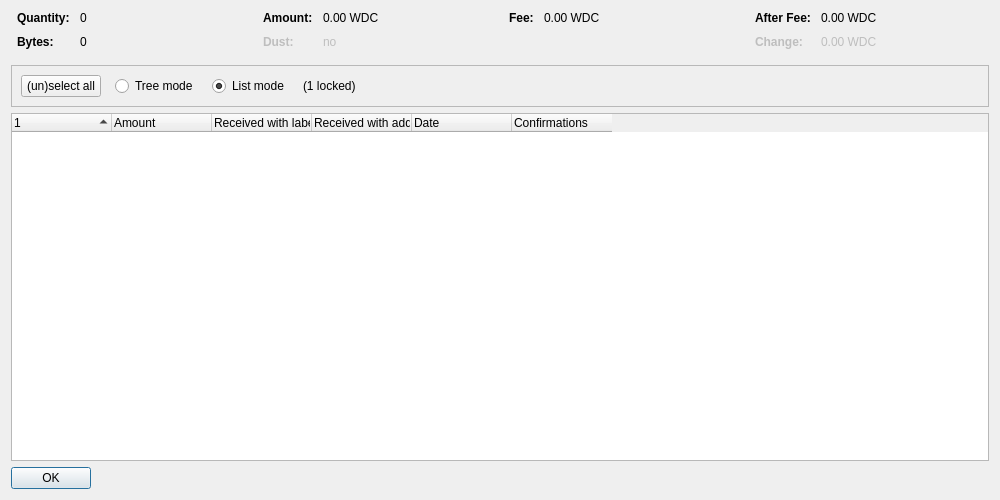
<?xml version="1.0" encoding="UTF-8"?>
<ui version="4.0">
 <class>CoinControlDialog</class>
 <widget class="QDialog" name="CoinControlDialog">
  <property name="geometry">
   <rect>
    <x>0</x>
    <y>0</y>
    <width>1000</width>
    <height>500</height>
   </rect>
  </property>
  <property name="windowTitle">
   <string>Coin Selection</string>
  </property>
  <layout class="QVBoxLayout" name="verticalLayout">
   <item>
    <layout class="QHBoxLayout" name="horizontalLayoutTop" stretch="0,0,0,0">
     <property name="topMargin">
      <number>0</number>
     </property>
     <property name="bottomMargin">
      <number>10</number>
     </property>
     <item>
      <layout class="QFormLayout" name="formLayoutCoinControl1">
       <property name="horizontalSpacing">
        <number>10</number>
       </property>
       <property name="verticalSpacing">
        <number>10</number>
       </property>
       <property name="leftMargin">
        <number>6</number>
       </property>
       <property name="rightMargin">
        <number>6</number>
       </property>
       <item row="0" column="0">
        <widget class="QLabel" name="labelCoinControlQuantityText">
         <property name="font">
          <font>
           <weight>75</weight>
           <bold>true</bold>
          </font>
         </property>
         <property name="text">
          <string>Quantity:</string>
         </property>
        </widget>
       </item>
       <item row="0" column="1">
        <widget class="QLabel" name="labelCoinControlQuantity">
         <property name="cursor">
          <cursorShape>IBeamCursor</cursorShape>
         </property>
         <property name="contextMenuPolicy">
          <enum>Qt::ActionsContextMenu</enum>
         </property>
         <property name="text">
          <string notr="true">0</string>
         </property>
         <property name="textInteractionFlags">
          <set>Qt::LinksAccessibleByMouse|Qt::TextSelectableByKeyboard|Qt::TextSelectableByMouse</set>
         </property>
        </widget>
       </item>
       <item row="1" column="0">
        <widget class="QLabel" name="labelCoinControlBytesText">
         <property name="font">
          <font>
           <weight>75</weight>
           <bold>true</bold>
          </font>
         </property>
         <property name="text">
          <string>Bytes:</string>
         </property>
        </widget>
       </item>
       <item row="1" column="1">
        <widget class="QLabel" name="labelCoinControlBytes">
         <property name="cursor">
          <cursorShape>IBeamCursor</cursorShape>
         </property>
         <property name="contextMenuPolicy">
          <enum>Qt::ActionsContextMenu</enum>
         </property>
         <property name="text">
          <string notr="true">0</string>
         </property>
         <property name="textInteractionFlags">
          <set>Qt::LinksAccessibleByMouse|Qt::TextSelectableByKeyboard|Qt::TextSelectableByMouse</set>
         </property>
        </widget>
       </item>
      </layout>
     </item>
     <item>
      <layout class="QFormLayout" name="formLayoutCoinControl2">
       <property name="horizontalSpacing">
        <number>10</number>
       </property>
       <property name="verticalSpacing">
        <number>10</number>
       </property>
       <property name="leftMargin">
        <number>6</number>
       </property>
       <property name="rightMargin">
        <number>6</number>
       </property>
       <item row="0" column="0">
        <widget class="QLabel" name="labelCoinControlAmountText">
         <property name="font">
          <font>
           <weight>75</weight>
           <bold>true</bold>
          </font>
         </property>
         <property name="text">
          <string>Amount:</string>
         </property>
        </widget>
       </item>
       <item row="0" column="1">
        <widget class="QLabel" name="labelCoinControlAmount">
         <property name="cursor">
          <cursorShape>IBeamCursor</cursorShape>
         </property>
         <property name="contextMenuPolicy">
          <enum>Qt::ActionsContextMenu</enum>
         </property>
         <property name="text">
          <string notr="true">0.00 WDC</string>
         </property>
         <property name="textInteractionFlags">
          <set>Qt::LinksAccessibleByMouse|Qt::TextSelectableByKeyboard|Qt::TextSelectableByMouse</set>
         </property>
        </widget>
       </item>
       <item row="1" column="0">
        <widget class="QLabel" name="labelCoinControlLowOutputText">
         <property name="enabled">
          <bool>false</bool>
         </property>
         <property name="font">
          <font>
           <weight>75</weight>
           <bold>true</bold>
          </font>
         </property>
         <property name="text">
          <string>Dust:</string>
         </property>
        </widget>
       </item>
       <item row="1" column="1">
        <widget class="QLabel" name="labelCoinControlLowOutput">
         <property name="enabled">
          <bool>false</bool>
         </property>
         <property name="cursor">
          <cursorShape>IBeamCursor</cursorShape>
         </property>
         <property name="contextMenuPolicy">
          <enum>Qt::ActionsContextMenu</enum>
         </property>
         <property name="text">
          <string notr="true">no</string>
         </property>
         <property name="textInteractionFlags">
          <set>Qt::LinksAccessibleByMouse|Qt::TextSelectableByKeyboard|Qt::TextSelectableByMouse</set>
         </property>
        </widget>
       </item>
      </layout>
     </item>
     <item>
      <layout class="QFormLayout" name="formLayoutCoinControl3">
       <property name="horizontalSpacing">
        <number>10</number>
       </property>
       <property name="verticalSpacing">
        <number>10</number>
       </property>
       <property name="leftMargin">
        <number>6</number>
       </property>
       <property name="rightMargin">
        <number>6</number>
       </property>
       <item row="0" column="0">
        <widget class="QLabel" name="labelCoinControlFeeText">
         <property name="font">
          <font>
           <weight>75</weight>
           <bold>true</bold>
          </font>
         </property>
         <property name="text">
          <string>Fee:</string>
         </property>
        </widget>
       </item>
       <item row="0" column="1">
        <widget class="QLabel" name="labelCoinControlFee">
         <property name="cursor">
          <cursorShape>IBeamCursor</cursorShape>
         </property>
         <property name="contextMenuPolicy">
          <enum>Qt::ActionsContextMenu</enum>
         </property>
         <property name="text">
          <string notr="true">0.00 WDC</string>
         </property>
         <property name="textInteractionFlags">
          <set>Qt::LinksAccessibleByMouse|Qt::TextSelectableByKeyboard|Qt::TextSelectableByMouse</set>
         </property>
        </widget>
       </item>
      </layout>
     </item>
     <item>
      <layout class="QFormLayout" name="formLayoutCoinControl4">
       <property name="horizontalSpacing">
        <number>10</number>
       </property>
       <property name="verticalSpacing">
        <number>10</number>
       </property>
       <property name="leftMargin">
        <number>6</number>
       </property>
       <property name="rightMargin">
        <number>6</number>
       </property>
       <item row="0" column="0">
        <widget class="QLabel" name="labelCoinControlAfterFeeText">
         <property name="font">
          <font>
           <weight>75</weight>
           <bold>true</bold>
          </font>
         </property>
         <property name="text">
          <string>After Fee:</string>
         </property>
        </widget>
       </item>
       <item row="0" column="1">
        <widget class="QLabel" name="labelCoinControlAfterFee">
         <property name="cursor">
          <cursorShape>IBeamCursor</cursorShape>
         </property>
         <property name="contextMenuPolicy">
          <enum>Qt::ActionsContextMenu</enum>
         </property>
         <property name="text">
          <string notr="true">0.00 WDC</string>
         </property>
         <property name="textInteractionFlags">
          <set>Qt::LinksAccessibleByMouse|Qt::TextSelectableByKeyboard|Qt::TextSelectableByMouse</set>
         </property>
        </widget>
       </item>
       <item row="1" column="0">
        <widget class="QLabel" name="labelCoinControlChangeText">
         <property name="enabled">
          <bool>false</bool>
         </property>
         <property name="font">
          <font>
           <weight>75</weight>
           <bold>true</bold>
          </font>
         </property>
         <property name="text">
          <string>Change:</string>
         </property>
        </widget>
       </item>
       <item row="1" column="1">
        <widget class="QLabel" name="labelCoinControlChange">
         <property name="enabled">
          <bool>false</bool>
         </property>
         <property name="cursor">
          <cursorShape>IBeamCursor</cursorShape>
         </property>
         <property name="contextMenuPolicy">
          <enum>Qt::ActionsContextMenu</enum>
         </property>
         <property name="text">
          <string notr="true">0.00 WDC</string>
         </property>
         <property name="textInteractionFlags">
          <set>Qt::LinksAccessibleByMouse|Qt::TextSelectableByKeyboard|Qt::TextSelectableByMouse</set>
         </property>
        </widget>
       </item>
      </layout>
     </item>
    </layout>
   </item>
   <item>
    <widget class="QFrame" name="frame">
     <property name="minimumSize">
      <size>
       <width>0</width>
       <height>40</height>
      </size>
     </property>
     <property name="frameShape">
      <enum>QFrame::StyledPanel</enum>
     </property>
     <property name="frameShadow">
      <enum>QFrame::Sunken</enum>
     </property>
     <layout class="QHBoxLayout" name="horizontalLayout">
      <item>
       <layout class="QHBoxLayout" name="horizontalLayoutPanel" stretch="0,0,0,0,0">
        <property name="spacing">
         <number>14</number>
        </property>
        <item>
         <widget class="QPushButton" name="pushButtonSelectAll">
          <property name="sizePolicy">
           <sizepolicy hsizetype="Maximum" vsizetype="Fixed">
            <horstretch>0</horstretch>
            <verstretch>0</verstretch>
           </sizepolicy>
          </property>
          <property name="text">
           <string>(un)select all</string>
          </property>
          <property name="autoDefault">
           <bool>false</bool>
          </property>
         </widget>
        </item>
        <item>
         <widget class="QRadioButton" name="radioTreeMode">
          <property name="sizePolicy">
           <sizepolicy hsizetype="Maximum" vsizetype="Fixed">
            <horstretch>0</horstretch>
            <verstretch>0</verstretch>
           </sizepolicy>
          </property>
          <property name="text">
           <string>Tree mode</string>
          </property>
         </widget>
        </item>
        <item>
         <widget class="QRadioButton" name="radioListMode">
          <property name="sizePolicy">
           <sizepolicy hsizetype="Maximum" vsizetype="Fixed">
            <horstretch>0</horstretch>
            <verstretch>0</verstretch>
           </sizepolicy>
          </property>
          <property name="text">
           <string>List mode</string>
          </property>
          <property name="checked">
           <bool>true</bool>
          </property>
         </widget>
        </item>
        <item>
         <widget class="QLabel" name="labelLocked">
          <property name="text">
           <string notr="true">(1 locked)</string>
          </property>
         </widget>
        </item>
        <item>
         <spacer name="horizontalSpacer">
          <property name="orientation">
           <enum>Qt::Horizontal</enum>
          </property>
          <property name="sizeHint" stdset="0">
           <size>
            <width>40</width>
            <height>20</height>
           </size>
          </property>
         </spacer>
        </item>
       </layout>
      </item>
     </layout>
    </widget>
   </item>
   <item>
    <widget class="CoinControlTreeWidget" name="treeWidget">
     <property name="contextMenuPolicy">
      <enum>Qt::CustomContextMenu</enum>
     </property>
     <property name="sortingEnabled">
      <bool>false</bool>
     </property>
     <property name="columnCount">
      <number>6</number>
     </property>
     <attribute name="headerShowSortIndicator" stdset="0">
      <bool>true</bool>
     </attribute>
     <attribute name="headerStretchLastSection">
      <bool>false</bool>
     </attribute>
     <column>
      <property name="text">
       <string/>
      </property>
     </column>
     <column>
      <property name="text">
       <string>Amount</string>
      </property>
     </column>
     <column>
      <property name="text">
       <string>Received with label</string>
      </property>
     </column>
     <column>
      <property name="text">
       <string>Received with address</string>
      </property>
     </column>
     <column>
      <property name="text">
       <string>Date</string>
      </property>
     </column>
     <column>
      <property name="text">
       <string>Confirmations</string>
      </property>
      <property name="toolTip">
       <string>Confirmed</string>
      </property>
     </column>
     <column>
      <property name="text">
       <string/>
      </property>
     </column>
     <column>
      <property name="text">
       <string/>
      </property>
     </column>
     <column>
      <property name="text">
       <string/>
      </property>
     </column>
     <column>
      <property name="text">
       <string/>
      </property>
     </column>
    </widget>
   </item>
   <item>
    <widget class="QDialogButtonBox" name="buttonBox">
     <property name="sizePolicy">
      <sizepolicy hsizetype="Maximum" vsizetype="Fixed">
       <horstretch>0</horstretch>
       <verstretch>0</verstretch>
      </sizepolicy>
     </property>
     <property name="orientation">
      <enum>Qt::Horizontal</enum>
     </property>
     <property name="standardButtons">
      <set>QDialogButtonBox::Ok</set>
     </property>
    </widget>
   </item>
  </layout>
 </widget>
 <customwidgets>
  <customwidget>
   <class>CoinControlTreeWidget</class>
   <extends>QTreeWidget</extends>
   <header>qt/coincontroltreewidget.h</header>
  </customwidget>
 </customwidgets>
 <resources/>
 <connections/>
</ui>
